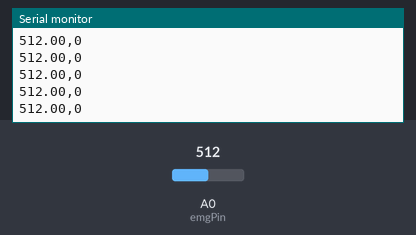
The sketch below on a simulated Arduino Uno, built with avr-gcc and run on an emulated ATmega328P. Shown: the last lines printed to the serial monitor. The test bench sets the inputs (shaded band); at power-on: A0 (emgPin) = 512.

Above: at 1.2 s.
1.3 s: A0 (emgPin) set to 716
At 2.1 s:
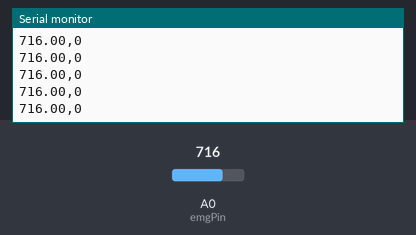
2.8 s: A0 (emgPin) set to 900
At 3.3 s:
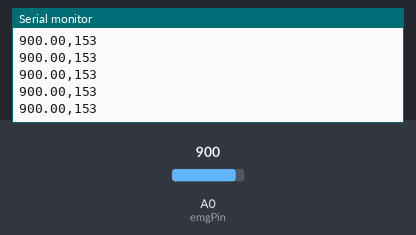
Timing chart, 0 to 5.8 s (numbered marks = the images above; inputs shaded):
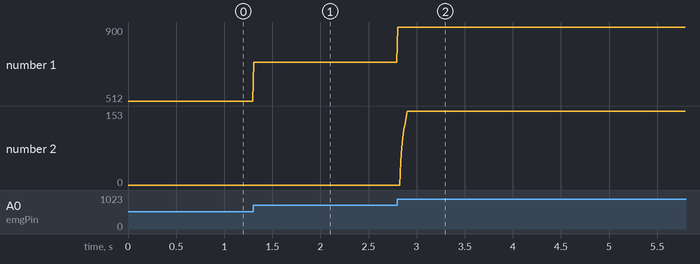

Measured:
- after the input at 1.3 s, the serial monitor: prints a new line at once (image 1)
- after the input at 2.8 s, the serial monitor: prints a new line at once (image 2)
- plotted number 1: 512 → 716 after the input at 1.3 s, 716 → 900 after the input at 2.8 s
- plotted number 2: 0 → 153 after the input at 2.8 s

The sketch:

EMG_rms.ino
```cpp
#include <Wire.h>


int emgPin = A0;

const int N = 10;
int idx = 0;
int data_buffer[N] = {0};

void setup() {
  // put your setup code here, to run once:
  //pinMode(emgPin, INPUT);
  Serial.begin(115200);

}

void loop() {
  //float start_time = millis();
  float emgVal = analogRead(emgPin);
  data_buffer[idx] = int(emgVal);
  int rmsVal = int(computeRMS(data_buffer));
  idx = (idx + 1) % N ;
  Serial.print(emgVal);
  Serial.print(",");
  Serial.println(rmsVal);
  //Serial.print(",");
  //Serial.print(",");
  //Serial.println("800");
  //Serial.print(",");
  //float time_sample = millis() - start_time;
  //Serial.println(time_sample);
  delay(10);
}
float computeRMS(int *buffer) {
  float sumSq = 0;
  for (int i = 0; i < N; i++) {
    sumSq += buffer[i] * buffer[i];
  }
  return sqrt(sumSq / N);
}
```
